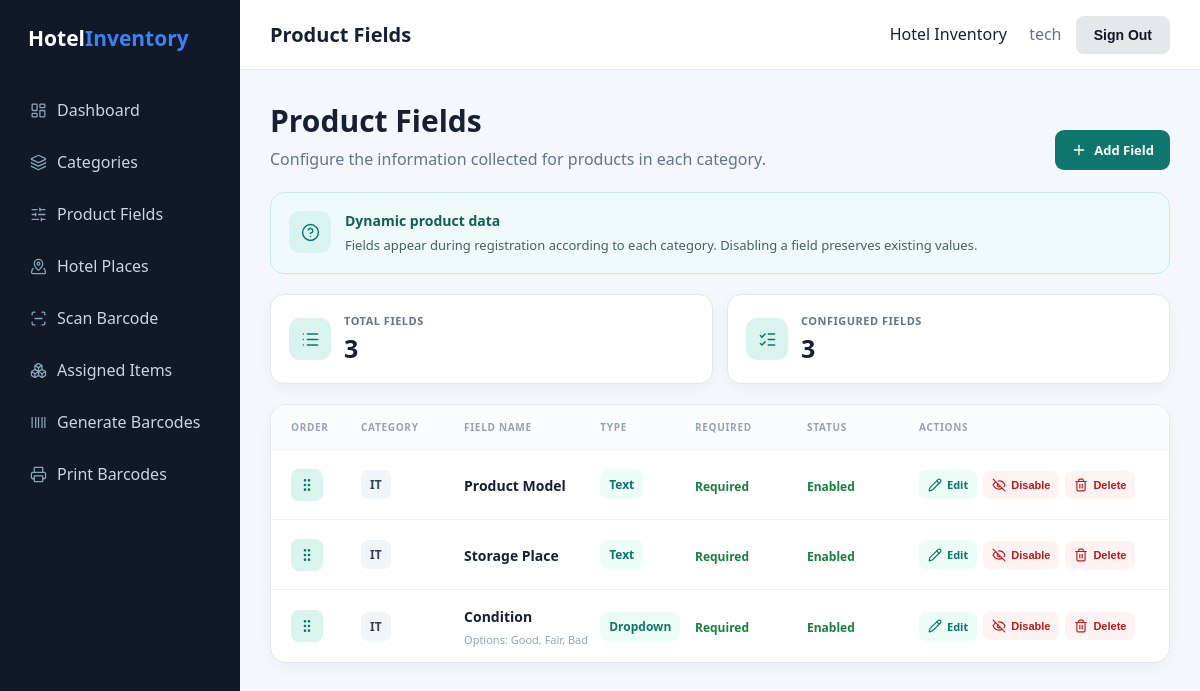
The page /product-fields/ (signed in) on the database its author committed.
### inventory/models.py (models this page shows, shortened)
class ProductField(models.Model):
    FIELD_TYPES = [
        ("text", "Text"),
        ("number", "Number"),
        ("decimal", "Decimal"),
        ("date", "Date"),
        ("boolean", "Yes / No"),
        ("dropdown", "Dropdown"),
    ]
    category = models.ForeignKey(
        Category,
        on_delete=models.CASCADE,
        related_name="fields"
    )
    name = models.CharField(
        max_length=100
    )
    field_type = models.CharField(
        max_length=20,
        choices=FIELD_TYPES,
        default="text"
    )
    required = models.BooleanField(
        default=False
    )
    enabled = models.BooleanField(
        default=True
    )
    order = models.PositiveIntegerField(
        default=0
    )
    options = models.TextField(
        blank=True,
        help_text="For dropdowns, separate options with commas."
    )
    created_at = models.DateTimeField(
        auto_now_add=True
    )

class Category(models.Model):
    name = models.CharField(
        max_length=100,
        unique=True
    )
    description = models.TextField(
        blank=True
    )
    enabled = models.BooleanField(
        default=True
    )
    order = models.PositiveIntegerField(
        default=0
    )
    created_at = models.DateTimeField(
        auto_now_add=True
    )
    updated_at = models.DateTimeField(
        auto_now=True
    )

### inventory/views.py (the view)
@staff_only
def product_fields(request):
    fields = ProductField.objects.select_related(
        "category"
    ).order_by(
        "category__order",
        "category__name",
        "order",
        "id",
    )
    return render(
        request,
        "inventory/product_fields.html",
        {
            "fields": fields
        }
    )

### inventory/views.py (called while the page is built)
def _staff_only(user):
    return user.is_authenticated and user.is_staff

### inventory/templates/inventory/product_fields.html (shortened to what this page needs)
{% extends "inventory/base.html" %}
{% block page_title %}Product Fields{% endblock %}
{% block content %}
<div class="fields-page">
    <div class="fields-header">
        <div><h1>Product Fields</h1><p>Configure the information collected for products in each category.</p></div>
        <a href="{% url 'add_product_field' %}" class="primary-btn"><i data-lucide="plus"></i> Add Field</a>
    </div>
    <div class="info-box">
        <div class="info-icon"><i data-lucide="circle-help"></i></div>
        <div><strong>Dynamic product data</strong><p>Fields appear during registration according to each category. Disabling a field preserves existing values.</p></div>
    </div>
    <div class="summary-grid">
        <div class="summary-card"><div class="summary-icon"><i data-lucide="list"></i></div><div><span>Total fields</span><strong>{{ fields|length }}</strong></div></div>
        <div class="summary-card"><div class="summary-icon"><i data-lucide="list-checks"></i></div><div><span>Configured fields</span><strong>{{ fields|length }}</strong></div></div>
    </div>
    <div class="fields-card">
        <div class="table-header"><div>Order</div><div>Category</div><div>Field Name</div><div>Type</div><div>Required</div><div>Status</div><div>Actions</div></div>
        {% for field in fields %}
            <div class="field-row">
                <div class="order-number" title="Display order"><i data-lucide="grip-vertical"></i></div>
                <div><span class="category-badge">{{ field.category.name }}</span></div>
                <div><strong class="field-name">{{ field.name }}</strong>{% if field.field_type == "dropdown" and field.options %}<small>Options: {{ field.options }}</small>{% endif %}</div>
                <div><span class="type-badge">{{ field.get_field_type_display }}</span></div>
                <div>{% if field.required %}<span class="yes">Required</span>{% else %}<span class="no">Optional</span>{% endif %}</div>
                <div>{% if field.enabled %}<span class="status active">Enabled</span>{% else %}<span class="status disabled">Disabled</span>{% endif %}</div>
                <div class="actions">
                    <a href="{% url 'edit_product_field' field.id %}" class="action-btn edit"><i data-lucide="pencil"></i> Edit</a>
                    <form method="POST" action="{% url 'toggle_product_field' field.id %}" class="toggle-form">{% csrf_token %}{% if field.enabled %}<button type="submit" class="action-btn disable" onclick="return confirm('Disable the {{ field.name }} field? Existing product data will be preserved.');"><i data-lucide="eye-off"></i> Disable</button>{% else %}<button type="submit" class="action-btn enable"><i data-lucide="eye"></i> Enable</button>{% endif %}</form>
                    <form method="POST" action="{% url 'delete_product_field' field.id %}" class="toggle-form">{% csrf_token %}<button type="submit" class="action-btn disable" onclick="return confirm('Delete the {{ field.name }} field and its saved values?');"><i data-lucide="trash-2"></i> Delete</button></form>
                </div>
            </div>
        {% endfor %}
    </div>
</div>
{% endblock %}

### inventory/templates/inventory/base.html (shortened to what this page needs)
<!DOCTYPE html>
<html lang="en">
<head>
</head>
<body>
    <aside class="sidebar">
        <div class="logo">
            Hotel<span>Inventory</span>
        </div>
        <nav>
            {% if user.is_staff %}
                <a href="{% url 'dashboard' %}" class="nav-link">
            {% endif %}
                <i data-lucide="layout-dashboard"></i>
                Dashboard
            </a>
            {% if user.is_staff %}
                <a href="{% url 'categories' %}" class="nav-link">
                    <i data-lucide="layers-3"></i>
                    Categories
                </a>
                <a href="{% url 'product_fields' %}" class="nav-link">
                    <i data-lucide="sliders-horizontal"></i>
                    Product Fields
                </a>
                <a href="{% url 'places' %}" class="nav-link">
                    <i data-lucide="map-pinned"></i>
                    Hotel Places
                </a>
            {% endif %}
            <a href="{% url 'scan_barcode' %}" class="nav-link">
                <i data-lucide="scan-line"></i>
                Scan Barcode
            </a>
            {% if user.is_staff %}
                <a href="{% url 'assigned_items' %}" class="nav-link">
                    <i data-lucide="boxes"></i>
                    Assigned Items
                </a>
            {% endif %}
            {% if user.is_staff %}
                <a href="{% url 'generate_barcodes' %}" class="nav-link">
                    <i data-lucide="barcode"></i>
                    Generate Barcodes
                </a>
                <a href="{% url 'print_barcodes' %}" class="nav-link">
                    <i data-lucide="printer"></i>
                    Print Barcodes
                </a>
            {% endif %}
        </nav>
    </aside>
    <main class="main">
        <header class="topbar">
            <h2>{% block page_title %}Inventory System{% endblock %}</h2>
            <div>
                Hotel Inventory
                {% if user.is_authenticated %}
                    <span style="margin-left: 18px; color: #64748b;">{{ user.username }}</span>
                    <form method="post" action="{% url 'logout' %}" style="display:inline; margin-left: 10px;">
                        <button type="submit" class="btn btn-secondary">Sign Out</button>
                    </form>
                {% endif %}
            </div>
        </header>
        <section class="content">
            {% block content %}
            {% endblock %}
        </section>
    </main>
</body>
</html>

### inventory/templates/inventory/base.html (style rules this page uses)
* { box-sizing: border-box; margin: 0; padding: 0; }
body { font-family: "Segoe UI", Tahoma, sans-serif; background: #f4f7fb; color: #172033; }
.sidebar { position: fixed; left: 0; top: 0; width: 240px; height: 100vh; background: #111827; color: white; padding: 24px 16px; z-index: 1000; }
.logo { font-size: 21px; font-weight: bold; margin-bottom: 35px; padding: 0 12px; }
.logo span { color: #3b82f6; }
.nav-link { display: flex; align-items: center; gap: 10px; text-decoration: none; color: #cbd5e1; padding: 12px 14px; margin-bottom: 6px; border-radius: 8px; transition: 0.2s; }
.nav-link svg { width: 17px; height: 17px; color: #8ba4b7; stroke-width: 1.8; transition: transform .2s ease, color .2s ease; }
.nav-link::before { content: none; }
.main { margin-left: 240px; min-height: 100vh; }
.topbar { height: 70px; background: white; border-bottom: 1px solid #e5e7eb; display: flex; align-items: center; justify-content: space-between; padding: 0 30px; }
.topbar h2 { font-size: 20px; color: #172033; }
.content { padding: 30px; max-width: 1400px; margin: auto; }
.btn { display: inline-flex; align-items: center; justify-content: center; gap: 8px; border: none; border-radius: 8px; padding: 11px 18px; font-size: 14px; font-weight: 600; cursor: pointer; text-decoration: none; transition: 0.2s; }
.btn-secondary { background: #e5e7eb; color: #111827; }

### rows shown on the page
ProductField: category.name "IT", name "Product Model", field_type "Text", required "Required", enabled "Enabled"
ProductField: category.name "IT", name "Storage Place", field_type "Text", required "Required", enabled "Enabled"
ProductField: category.name "IT", name "Condition", options "Good, Fair, Bad", field_type "Dropdown", required "Required", enabled "Enabled"

### other values the page prints
{{ user.username }} "tech"
{{ fields|length }} "3"
